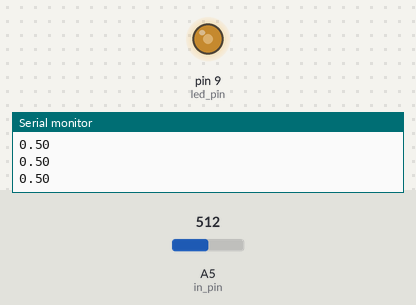
The sketch below on a simulated Arduino Uno, built with avr-gcc and run on an emulated ATmega328P. Parts: output pins drawn as LEDs (lit = HIGH), the last lines printed to the serial monitor. The test bench sets the inputs (shaded band); at power-on: A5 (in_pin) = 512.

Above: at 1.2 s.
1.3 s: A5 (in_pin) set to 716
At 1.9 s:
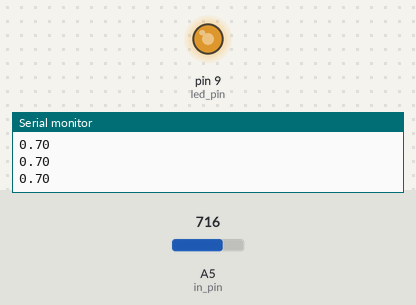
2.8 s: A5 (in_pin) set to 900
At 4.0 s:
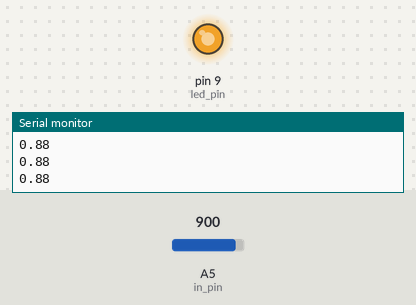
4.3 s: A5 (in_pin) set to 122
At 5.3 s:
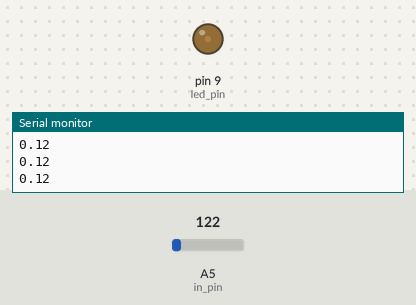
5.8 s: A5 (in_pin) set to 0
At 6.5 s:
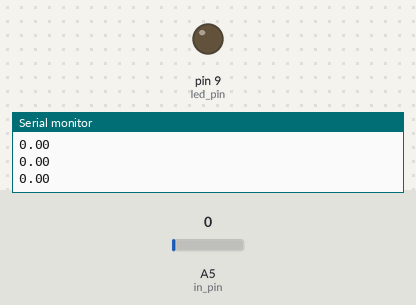
7.3 s: A5 (in_pin) set to 511
At 8.8 s:
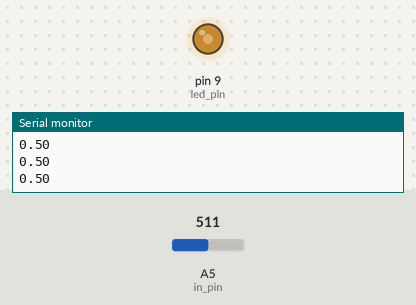
Timing chart, 0 to 9.8 s (numbered marks = the images above; inputs shaded):
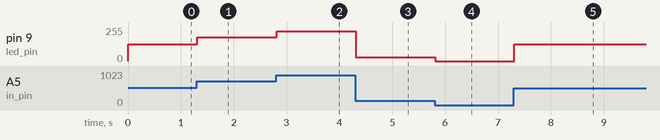

The sketch:

Lab_2.ino
```cpp
int in_pin = A5, led_pin = 9;


void setup() {
  pinMode(led_pin, OUTPUT);
  Serial.begin(9800);
}

void loop() {
  float in_percentage = analogRead(in_pin) / 1024.0;
  Serial.println(in_percentage);
  analogWrite(led_pin, 255*in_percentage);
}
```

Measured:
- after the input at 1.3 s, pin 9 (led_pin): 127/255 → 178/255 at once
- after the input at 2.8 s, pin 9 (led_pin): 178/255 → 224/255 at once
- after the input at 4.3 s, pin 9 (led_pin): 224/255 → 30/255 at once
- after the input at 5.8 s, pin 9 (led_pin): 30/255 → 0/255 at once
- after the input at 7.3 s, pin 9 (led_pin): 0/255 → 127/255 at once
